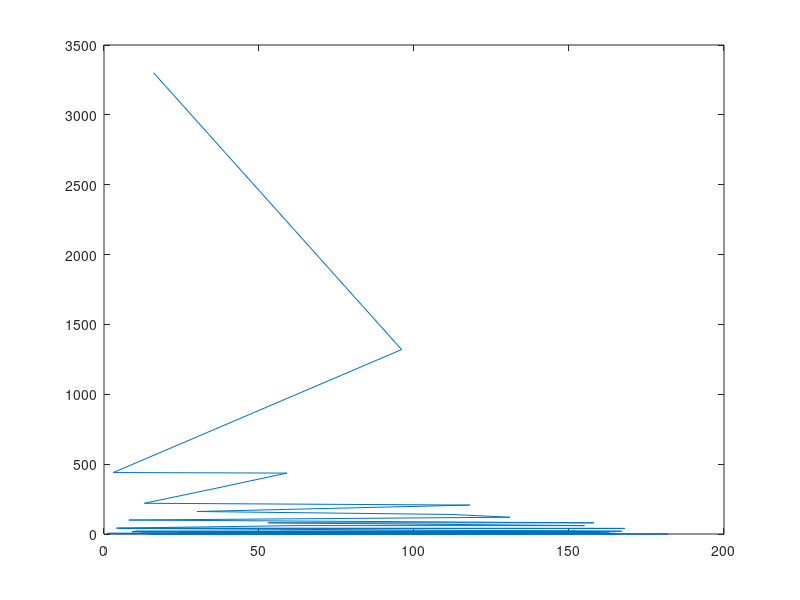
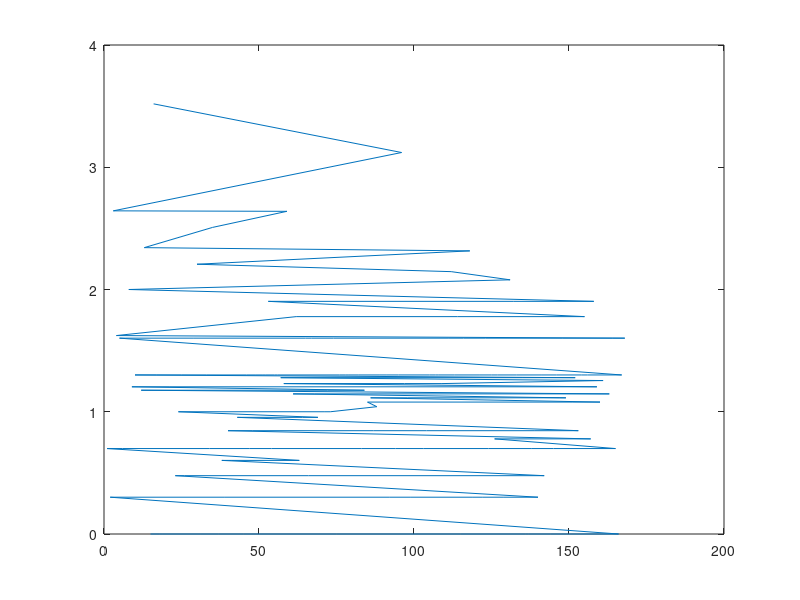
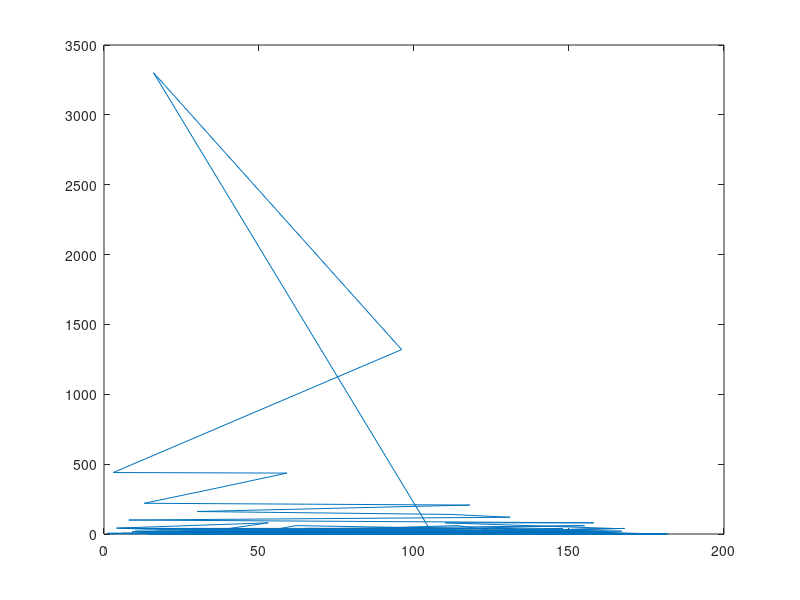

The MATLAB source for these figures, in order:
load organizations.mat
load dados.mat

%%

id_org = [dados.org];


[count_org, bin_org] = hist(id_org,1:182);

[~,id_sorted] = sort(count_org);

count_org = count_org(id_sorted);
bin_org = bin_org(id_sorted);
clf
barh(count_org)


%%

figure(1)
set(1,'windowstyle','docked')
plot(bin_org,count_org)

figure(2)
set(2,'windowstyle','docked')
plot(bin_org,log10(count_org))


figure(3)
set(2,'windowstyle','docked')
plot(bin_org(id_sorted),(count_org(id_sorted)))

